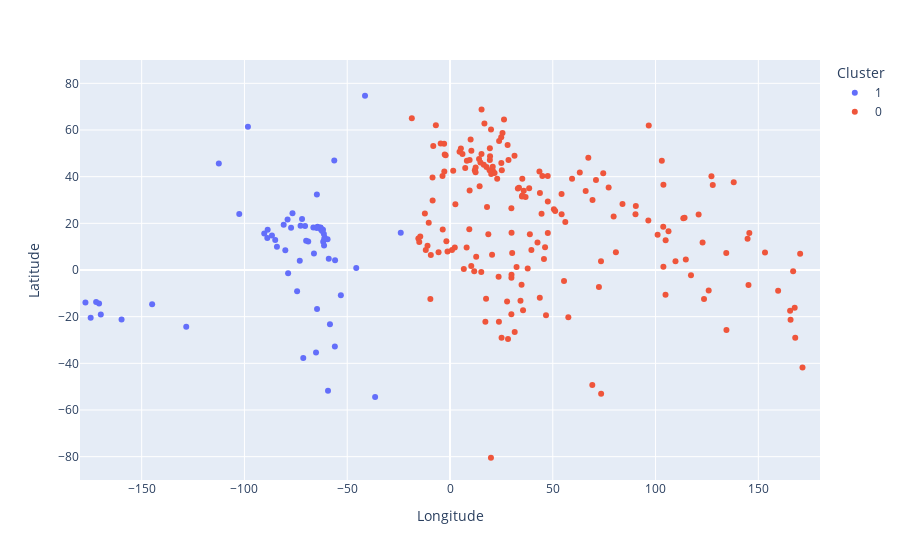

The cell this chart's notebook holds for it:
### Markdown cell above
### Uso de Plotly Express para generar gráfica interactiva

### Code cell
#Graficar los datos utilizando la longitud y latitud
# color es un argumento que se puede codificar con una variable
# Todos los puntos en cada cluster tendran el mismo color

datos_con_clusters["Cluster"] = datos_con_clusters["Cluster"].astype("category")

fig = px.scatter(datos_con_clusters, 
                 x = "Longitude", 
                 y = "Latitude", 
                 color = "Cluster",
#                 size='', 
                 hover_data = ['Country']
                )
fig.update_xaxes(range=[-180, 180])
fig.update_yaxes(range=[-90, 90])

fig.show()

### Figure 1 — Plotly figure (JSON) as saved in the notebook; plotly's stock layout.template omitted (floating-point values rounded to 4 significant figures; data arrays with more than 128 entries replaced by an {"elided": "..."} marker saying what was removed)
{"data": [{"customdata": [["Aruba"], ["Anguilla"], ["Argentina"], ["American Samoa"], ["Antigua and Barb."], ["Canada"], ["Bahamas"], ["St-BarthÃ©lemy"], ["Belize"], ["Bermuda"], ["Bolivia"], ["Brazil"], ["Barbados"], ["Chile"], ["Cook Is."], ["Colombia"], ["Cape Verde"], ["Costa Rica"], ["Cuba"], ["CuraÃ§ao"], ["Cayman Is."], ["Dominica"], ["Dominican Rep."], ["Ecuador"], ["Falkland Is."], ["Grenada"], ["Greenland"], ["Guatemala"], ["Guyana"], ["Honduras"], ["Haiti"], ["Jamaica"], ["Kiribati"], ["St. Kitts and Nevis"], ["Saint Lucia"], ["St-Martin"], ["Mexico"], ["Montserrat"], ["Nicaragua"], ["Niue"], ["Panama"], ["Pitcairn Is."], ["Peru"], ["Puerto Rico"], ["Paraguay"], ["Fr. Polynesia"], ["S. Geo. and S. Sandw. Is."], ["El Salvador"], ["St. Pierre and Miquelon"], ["Suriname"], ["Sint Maarten"], ["Turks and Caicos Is."], ["Tonga"], ["Trinidad and Tobago"], ["Uruguay"], ["United States"], ["St. Vin. and Gren."], ["Venezuela"], ["British Virgin Is."], ["U.S. Virgin Is."], ["Wallis and Futuna Is."], ["Samoa"]], "hovertemplate": "Cluster=1<br>Longitude=%{x}<br>Latitude=%{y}<br>Country=%{customdata[0]}<extra></extra>", "legendgroup": "1", "marker": {"color": "#636efa", "symbol": "circle"}, "mode": "markers", "name": "1", "orientation": "v", "showlegend": true, "type": "scatter", "x": [-69.98, -63.06, -65.18, -170.7, -61.79, -98.31, -76.63, -62.84, -88.71, -64.75, -64.69, -53.1, -59.56, -71.38, -159.8, -73.08, -23.96, -84.19, -79.02, -68.97, -80.91, -61.36, -70.51, -78.75, -59.35, -61.68, -41.34, -90.36, -58.98, -86.62, -72.69, -77.31, -45.61, -62.69, -60.97, -63.06, -102.5, -62.19, -85.03, -169.9, -80.12, -128.3, -74.38, -66.47, -58.4, -144.9, -36.43, -88.87, -56.3, -55.91, -63.06, -71.97, -174.8, -61.27, -56.02, -112.5, -61.2, -66.18, -64.47, -64.8, -177.3, -172.2], "xaxis": "x", "y": [12.52, 18.22, -35.38, -14.3, 17.28, 61.36, 24.29, 17.9, 17.2, 32.31, -16.71, -10.79, 13.18, -37.73, -21.22, 3.914, 15.96, 9.976, 21.62, 12.2, 19.43, 15.44, 18.89, -1.424, -51.74, 12.12, 74.71, 15.69, 4.794, 14.83, 18.94, 18.16, 0.86, 17.26, 13.89, 18.09, 23.95, 16.74, 12.85, -19.05, 8.518, -24.37, -9.153, 18.23, -23.23, -14.72, -54.46, 13.74, 46.92, 4.131, 18.05, 21.83, -20.43, 10.46, -32.8, 45.68, 13.22, 7.124, 18.53, 17.96, -13.89, -13.75], "yaxis": "y"}, {"customdata": {"elided": "179x1 str values"}, "hovertemplate": "Cluster=0<br>Longitude=%{x}<br>Latitude=%{y}<br>Country=%{customdata[0]}<extra></extra>", "legendgroup": "0", "marker": {"color": "#EF553B", "symbol": "circle"}, "mode": "markers", "name": "0", "orientation": "v", "showlegend": true, "type": "scatter", "x": {"elided": "179 float values"}, "xaxis": "x", "y": {"elided": "179 float values"}, "yaxis": "y"}], "layout": {"autosize": true, "legend": {"title": {"text": "Cluster"}, "tracegroupgap": 0}, "margin": {"t": 60}, "xaxis": {"anchor": "y", "domain": [0, 1], "range": [-180, 180], "title": {"text": "Longitude"}, "type": "linear"}, "yaxis": {"anchor": "x", "domain": [0, 1], "range": [-90, 90], "title": {"text": "Latitude"}, "type": "linear"}}}
